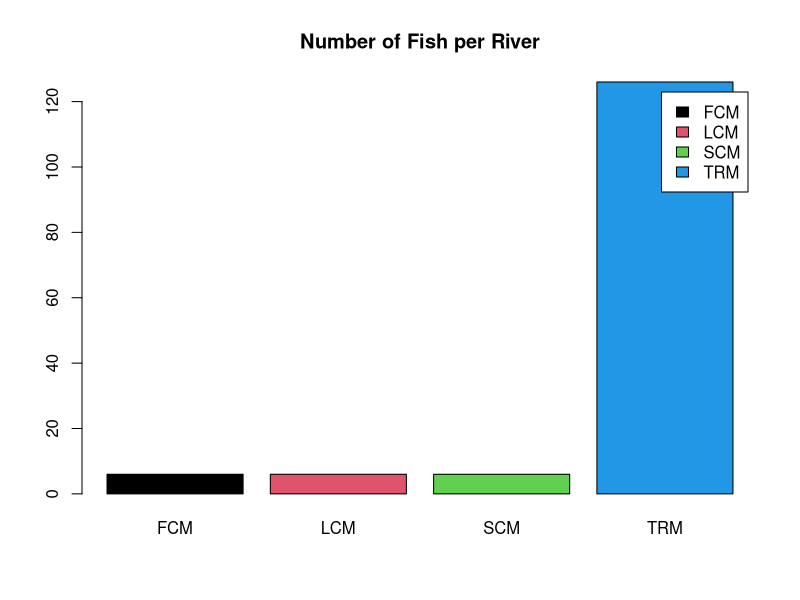
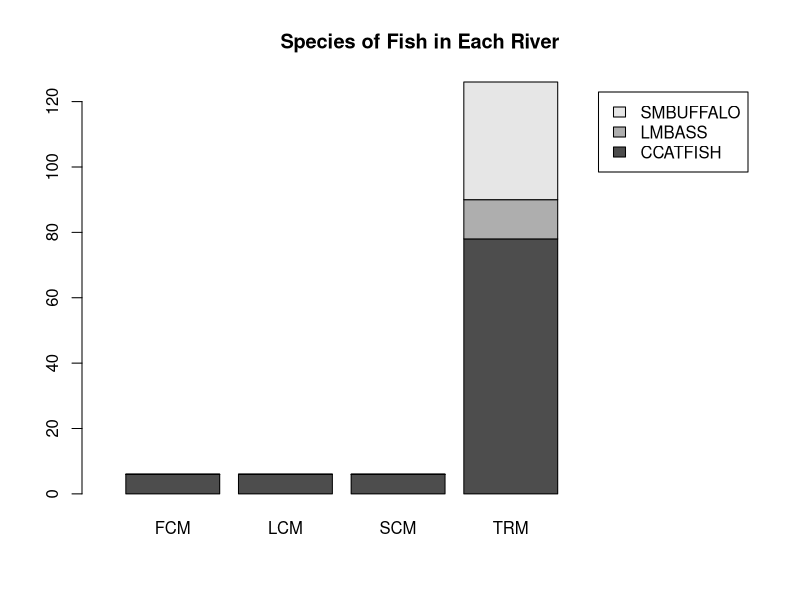

Recreate these plots in R, in order.
## ---- chunk 1
knitr::opts_chunk$set(echo = TRUE)
## ---- chunk 2
getwd()
## ---- chunk 3
ddt = read.csv("DDT.csv")
head(ddt)
## ---- chunk 4
unlist(lapply(ddt, is.factor))
## ---- chunk 5
levels(ddt$SPECIES)
## ---- chunk 6
temp = with(ddt, ddt[WEIGHT>800 & SPECIES == "LMBASS",])
print(temp)
## ---- chunk 7
temp = with(ddt, ddt[RIVER == "SCM" & DDT > 4.0,])
print(temp)
## ---- chunk 8
tabRVR = table(ddt$RIVER)
print(tabRVR)
## ---- chunk 9
barRVR = barplot(tabRVR, beside = TRUE, col = 1:4, legend.text = TRUE, main = "Number of Fish per River")
## ---- chunk 10
tabRF = with(ddt, table(SPECIES, RIVER))
print(tabRF)
## ---- chunk 11
barRF = barplot(tabRF, main = "Species of Fish in Each River", legend.text = TRUE, width = 3, xlim = c(0, 20))
